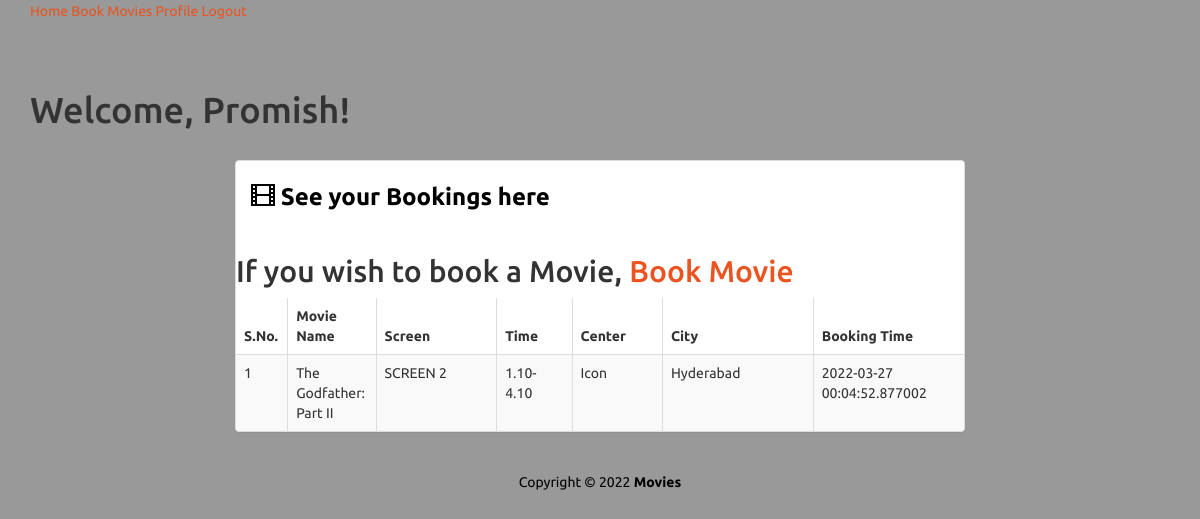
Page /view (signed in) on the committed database.
### models/user.py (models this page shows, shortened)
class UserModel(UserMixin, db.Model):
    __tablename__ = 'users'
    id = db.Column(db.Integer, primary_key=True)
    email = db.Column(db.String(100), unique=True)
    username = db.Column(db.String(80))
    password = db.Column(db.String(80))
    booking = db.relationship("BookingModel", lazy='dynamic')

### models/movies.py (models this page shows, shortened)
class BookingModel(db.Model):
    __tablename__ = 'bookings'
    id = db.Column(db.Integer, primary_key=True)
    username = db.Column(db.String(80), db.ForeignKey('users.username'))
    movie_name = db.Column(db.String(50), nullable=False)
    theater_choices = db.Column(db.String(50), nullable=False)
    movie_timings = db.Column(db.String(50), nullable=False)
    movie_centers = db.Column(db.String(50), nullable=False)
    city_choices = db.Column(db.String(50), nullable=False)
    booking_time = db.Column(db.DateTime, nullable=False, default=datetime.datetime.now)
    user = db.relationship('UserModel')

### main/routes.py (the view)
@main.route('/view')
@login_required
def profile():
    movies = BookingModel.query.filter(BookingModel.username==current_user.username)
    return render_template('view.html', movies=movies)

### app.py (called while the page is built)
@login_manager.user_loader
def load_user(user_id):
    return UserModel.query.get(int(user_id))

### templates/view.html
{% extends "base.html" %}
{% block content %}
	<body>
		<h1 class="title">
			Welcome, {{ current_user.username }}!
		  </h1>
		<div class="container-fluid" id="wrapper">
			<div class="row t20">
				<div class="col-lg-8 col-lg-offset-2">
					<div class="panel panel-default">
						<div class="panel-body">
							<h3 class="lean-h text-black">
								<i class="glyphicon glyphicon-film"></i> See your Bookings here
							</h3>
						</div>
						<h2>
							If you wish to book a Movie,
							<a href="{{ url_for('main.add')}}">Book Movie</a>
						</h2>
						<div class="table-responsive">
							<table class="table table-striped table-hover table-bordered">
								<thead>
									<tr>
										<th style="width: 5%;">S.No.</th>
										<th style="width: 10%;">Movie Name</th>
										<th style="width: 16%;">Screen</th>
										<th style="width: 10%;">Time</th>
										<th style="width: 12%;">Center</th>
										<th style="width: 20%;">City</th>
										<th style="width: 20%;">Booking Time</th>
									</tr>
								</thead>
								<tbody>
									{% for movie in movies %}
									<tr>
										<td>{{ loop.index }}</td>
										<td>{{ movie.movie_name }}</td>
										<td>{{ movie.theater_choices }}</td>
										<td>{{ movie.movie_timings }}</td>
										<td>{{ movie.movie_centers }}</td>
										<td>{{ movie.city_choices }}</td>
										<td>{{ movie.booking_time }}</td>
									</tr>
									{% endfor %}
								</tbody>
							</table>
						</div>
					</div>
				</div>
			</div>
		</div>
{% endblock %}

### static/styles.css (style rules this page uses)
body { background: rgba(0, 0, 0, .4); font-family: 'Ubuntu', sans-serif; }
.t20 { margin-top: 20px; }
.lean-h { margin-top: 5px; margin-bottom: 10px; font-weight: bolder; }
.text-black { color: black !important; }

### rows in the picture
UserModel: username "Promish"
BookingModel: movie_name "The Godfather: Part II", theater_choices "SCREEN 2", movie_timings "1.10-4.10", movie_centers "Icon", city_choices "Hyderabad", booking_time "2022-03-27 00:04:52.877002"
